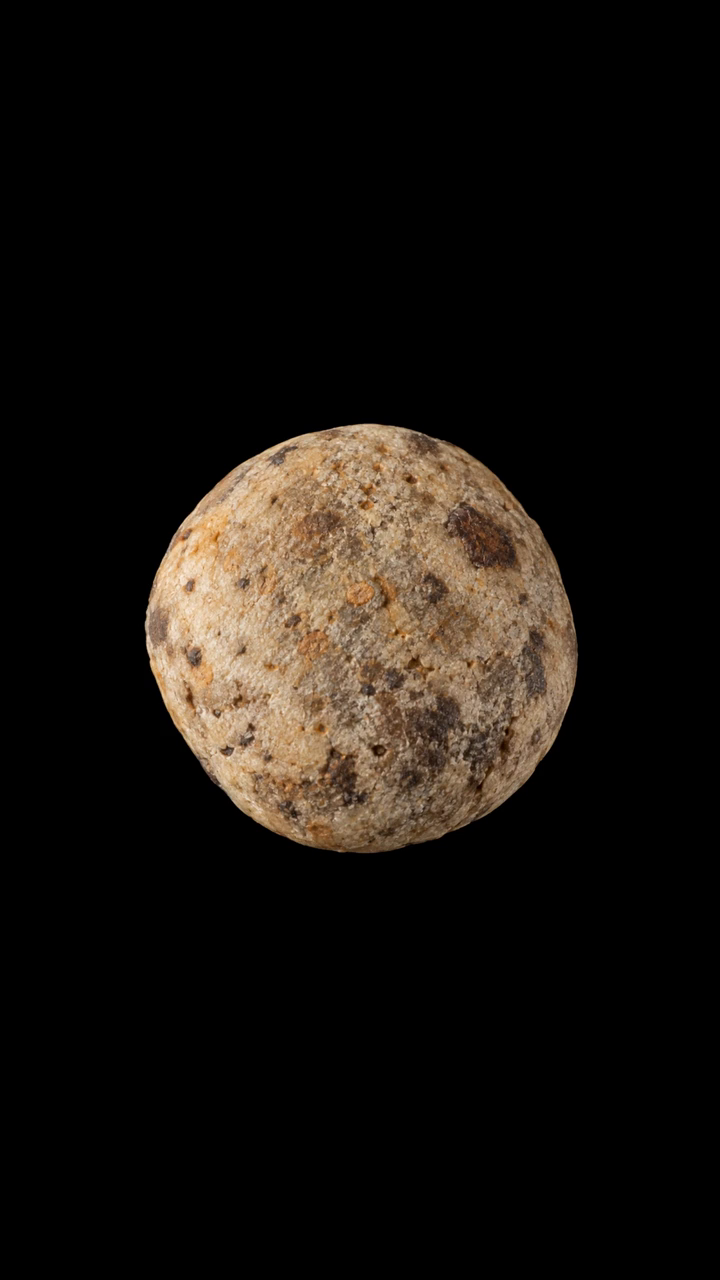
#> input picture frame 0 of src/assets/algarroba.mp4, 720 x 1280 px, given in place of ZANAHORIA BUENO.mp4, which was not available
$ python daucus-background.py
#> lines starting #> are read from the running program, lines starting #| are printed output that depends on the picture; after the words box and inside, x2 and y2 are one past the last pixel; in counts of white or black regions, pixels touching at a corner belong together; pictures that were not available may be replaced by others from this repository, and a replacement may not be noted
from pathlib import Path
import sys,subprocess,argparse
ROOT=Path(__file__).resolve().parents[1]
sys.path.insert(0,str(ROOT/'.tools/video'))
import cv2,numpy as np,imageio_ffmpeg

def composite(frame, color_only=False, minimum_saturation=50, convex_outline=False):
    # The seed is darker and browner than the neutral background.
    delta=frame[:,:,2].astype(np.int16)-frame[:,:,0].astype(np.int16)
    border=np.concatenate([delta[:20].ravel(),delta[-20:].ravel(),delta[:,:20].ravel(),delta[:,-20:].ravel()])
    threshold=max(20,float(np.percentile(border,99))+10)
    gray=cv2.cvtColor(frame,cv2.COLOR_BGR2GRAY)
    gray_border=np.concatenate([gray[:20].ravel(),gray[-20:].ravel(),gray[:,:20].ravel(),gray[:,-20:].ravel()])
    dark_limit=float(np.percentile(gray_border,1))-35
    mask=((delta>threshold)|((gray<dark_limit) & (not color_only))).astype(np.uint8)*255
    if color_only:
        saturation=cv2.cvtColor(frame,cv2.COLOR_BGR2HSV)[:,:,1]
        mask=(saturation>=minimum_saturation).astype(np.uint8)*255
        cleanup=cv2.getStructuringElement(cv2.MORPH_ELLIPSE,(15,15))
        mask=cv2.morphologyEx(mask,cv2.MORPH_OPEN,cleanup)
        mask=cv2.morphologyEx(mask,cv2.MORPH_CLOSE,cleanup)
    mask=cv2.morphologyEx(mask,cv2.MORPH_CLOSE,np.ones((5,5),np.uint8))
    contours,_=cv2.findContours(mask,cv2.RETR_EXTERNAL,cv2.CHAIN_APPROX_SIMPLE)
    contour=max(contours,key=cv2.contourArea)
    if convex_outline:contour=cv2.convexHull(contour)
    silhouette=np.zeros(mask.shape,np.uint8)
    cv2.drawContours(silhouette,[contour],-1,255,cv2.FILLED)
    alpha=cv2.GaussianBlur(silhouette,(5,5),.7).astype(np.float32)[:,:,None]/255
    result=np.rint(frame.astype(np.float32)*alpha+255*(1-alpha)).astype(np.uint8)
    return result

# [28 lines left out: function export, not called in this run]

if __name__=='__main__':
    parser=argparse.ArgumentParser()
    parser.add_argument('--source',type=Path,default=ROOT/'src/assets/ZANAHORIA BUENO.mp4')
    parser.add_argument('--output',type=Path,default=ROOT/'src/assets/zanahoria-bueno-blanco.mp4')
    parser.add_argument('--export',action='store_true')
    parser.add_argument('--color-only',action='store_true')
    parser.add_argument('--minimum-saturation',type=int,default=50)
    parser.add_argument('--convex-outline',action='store_true')
    args=parser.parse_args()
    source=args.source
    cap=cv2.VideoCapture(str(source))
    count=int(cap.get(7));tiles=[]
    for index in [0,count//4,count//2,count*3//4,count-1]:
        cap.set(1,index);ok,frame=cap.read()
        if not ok:raise RuntimeError(index)
        result=composite(frame,args.color_only,args.minimum_saturation,args.convex_outline)
        gray=np.rint(result.astype(np.float32)*224/255).astype(np.uint8)
        preview_size=(384,round(384*frame.shape[0]/frame.shape[1]))
        tiles.append(np.vstack([cv2.resize(frame,preview_size),cv2.resize(gray,preview_size)]))
#> this loop made 5 passes
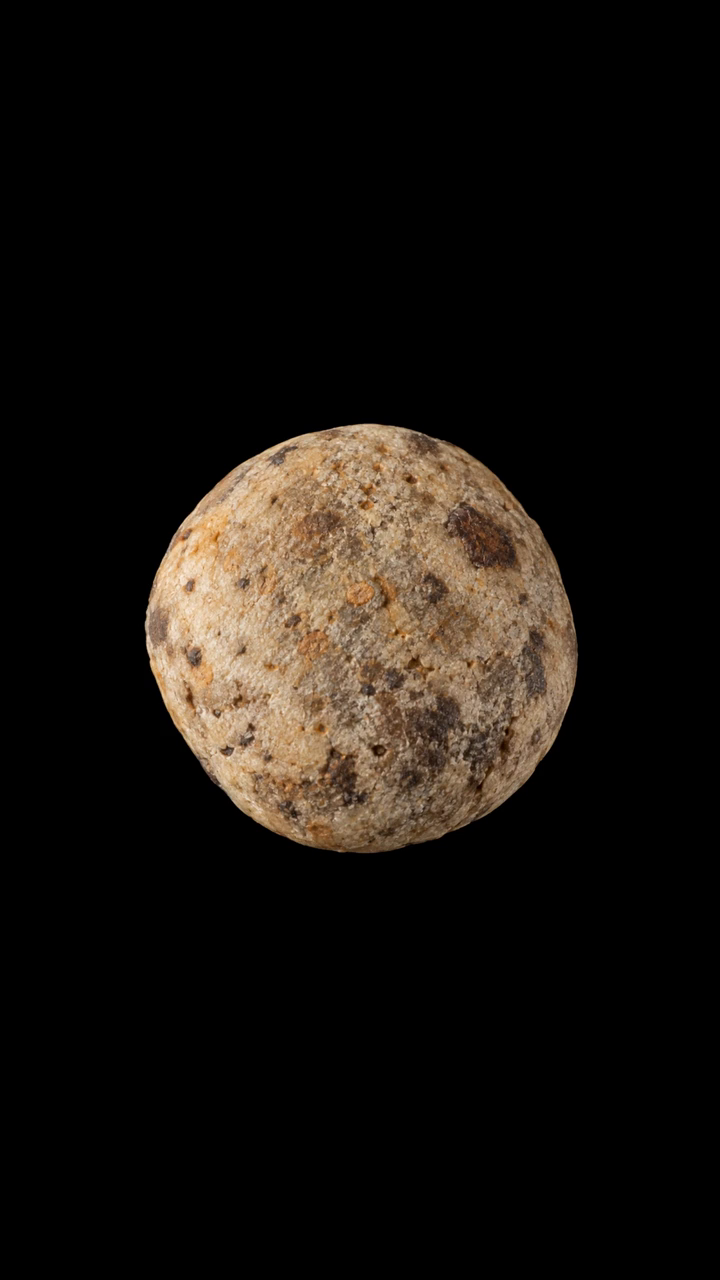
#> input picture frame 0 of src/assets/algarroba.mp4, 720 x 1280 px, given in place of ZANAHORIA BUENO.mp4, which was not available
#> pass 1, in composite, `mask=((delta>threshold)|((gray<dark_limit) & (not color_only))).astype..`:
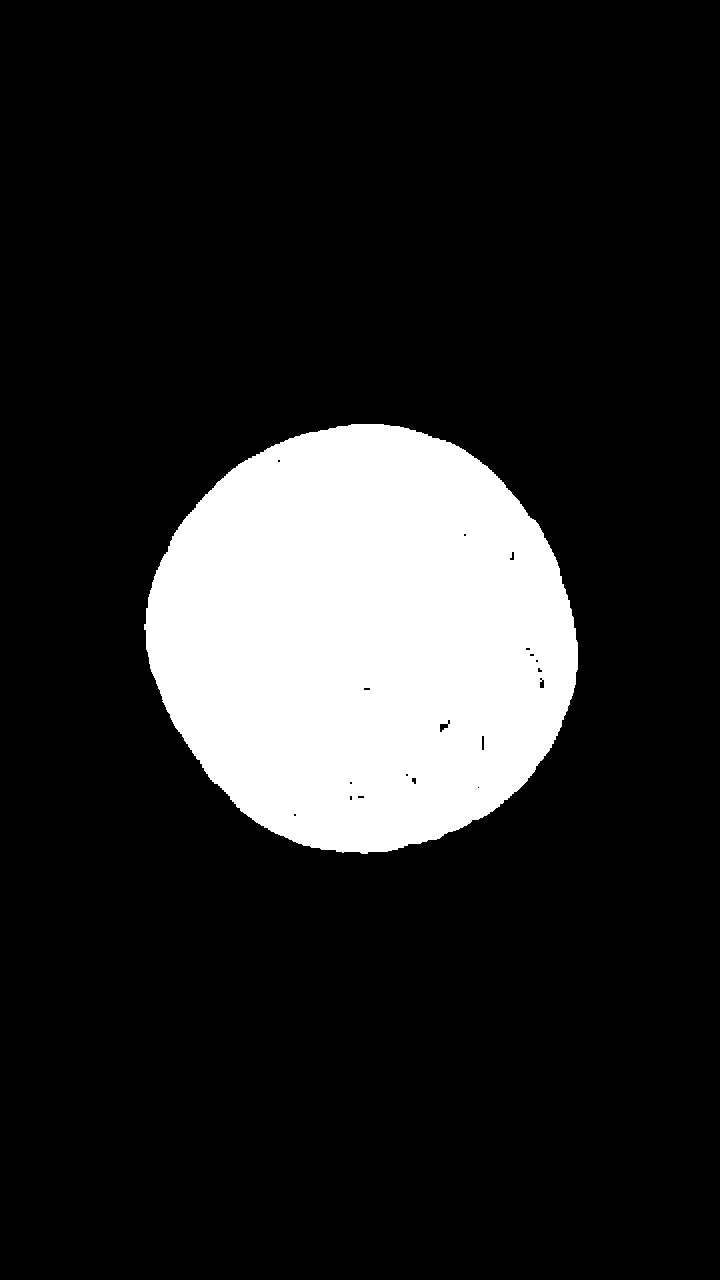
#> mask: shape (1280, 720); 15.4% white; 1 white region, box (x1, y1, x2, y2) and area: (144, 424, 578, 854) 142287
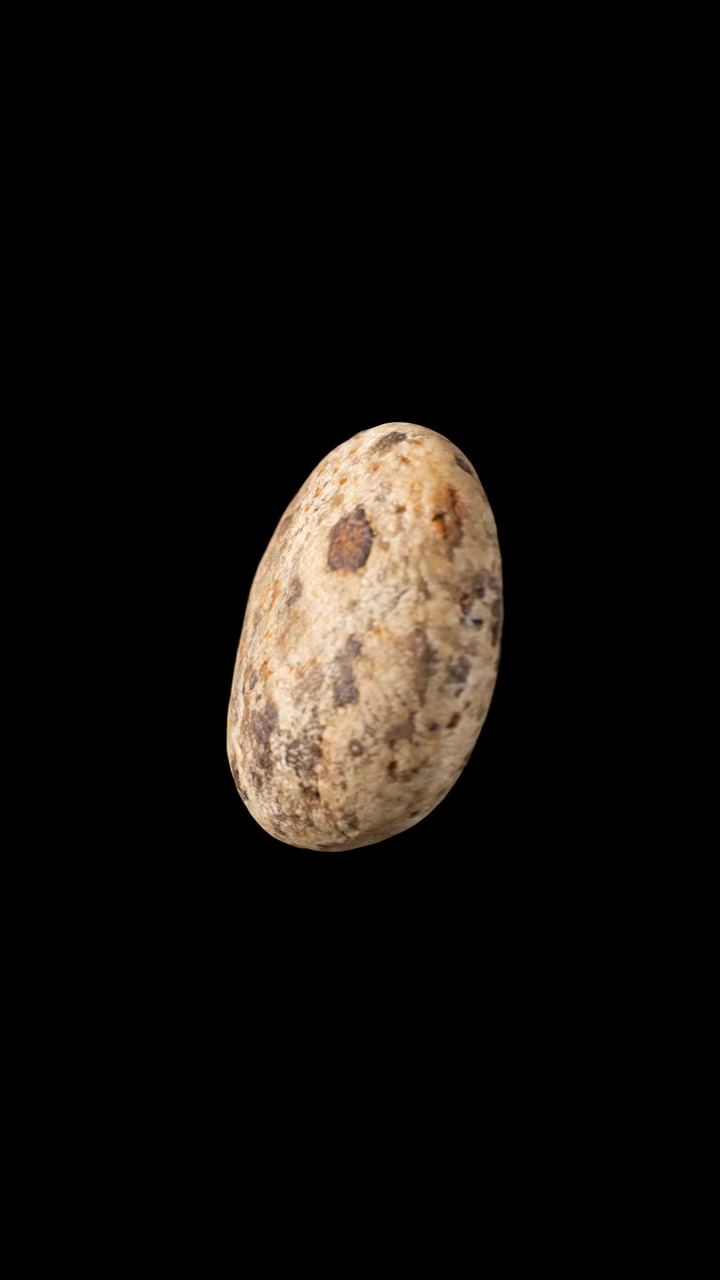
#> input picture frame 60 of src/assets/algarroba.mp4, 720 x 1280 px, given in place of ZANAHORIA BUENO.mp4, which was not available
#> after the loop:
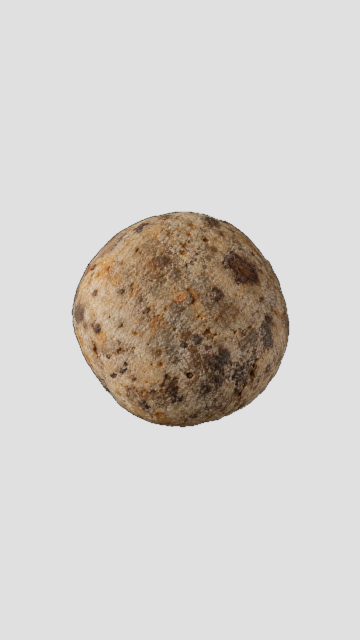
#> gray: shape (1280, 720, 3) (shown at 1/2 size); mean B, G, R 202.1, 206.3, 210.5
#> after the loop, tiles = 5 items
    cv2.imwrite(str(ROOT/'.tools/daucus-background-review.png'),np.hstack(tiles))
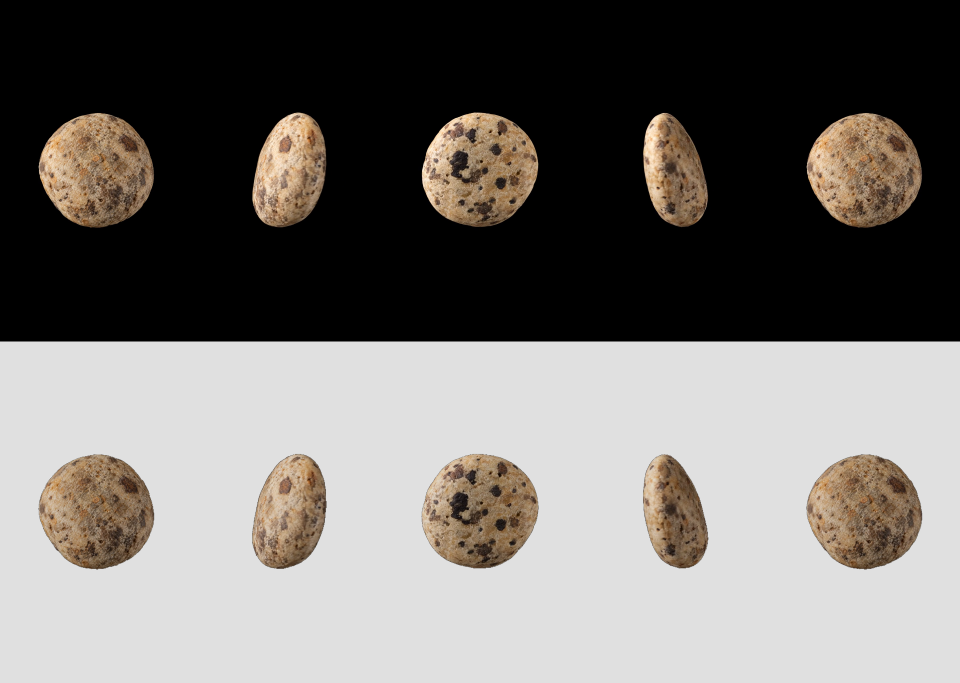
#> saved as daucus-background-review.png: shape (1366, 1920, 3) (shown at 1/2 size); mean B, G, R 109.5, 113.1, 116.8
    cap.release()
    if args.export:export(source,args.output,args.color_only,args.minimum_saturation,args.convex_outline)

$ run again, starting later in the video
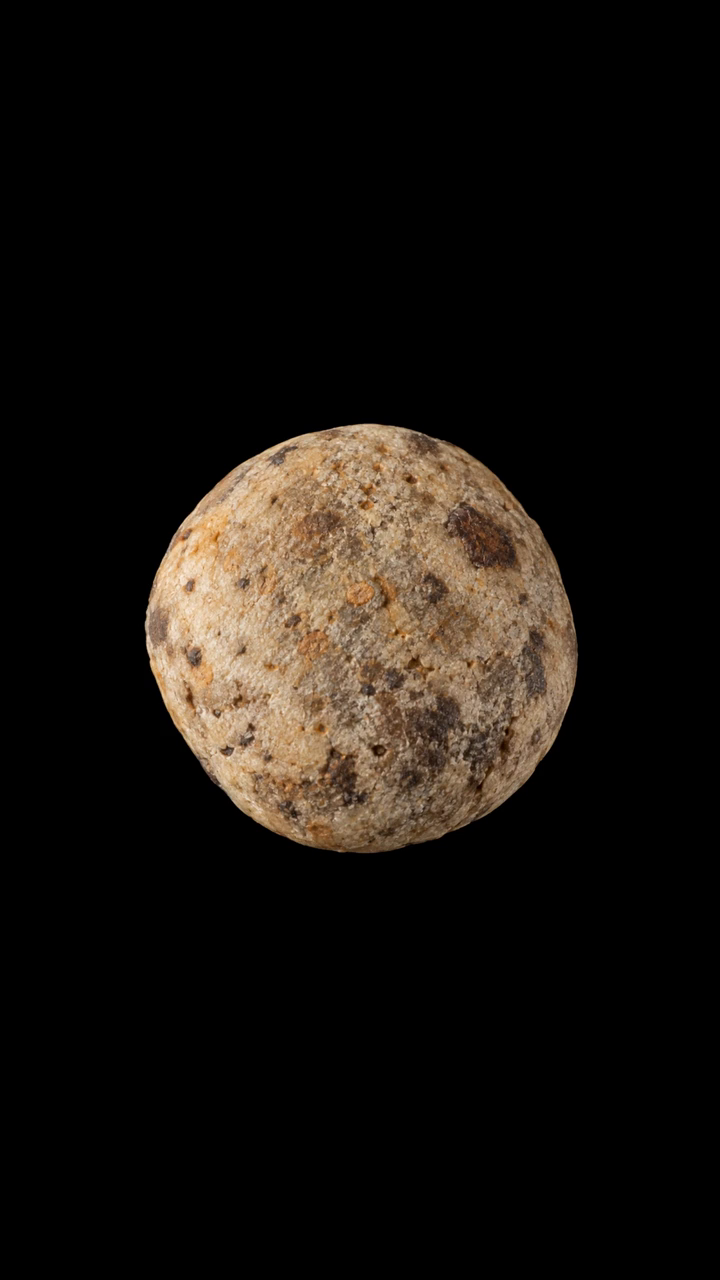
#> input picture frame 0 of src/assets/algarroba.mp4, 720 x 1280 px, given in place of ZANAHORIA BUENO.mp4, which was not available
#> the loop `for index in [0,count//4,count//2,count*3//4,count-1]:` made 5 passes
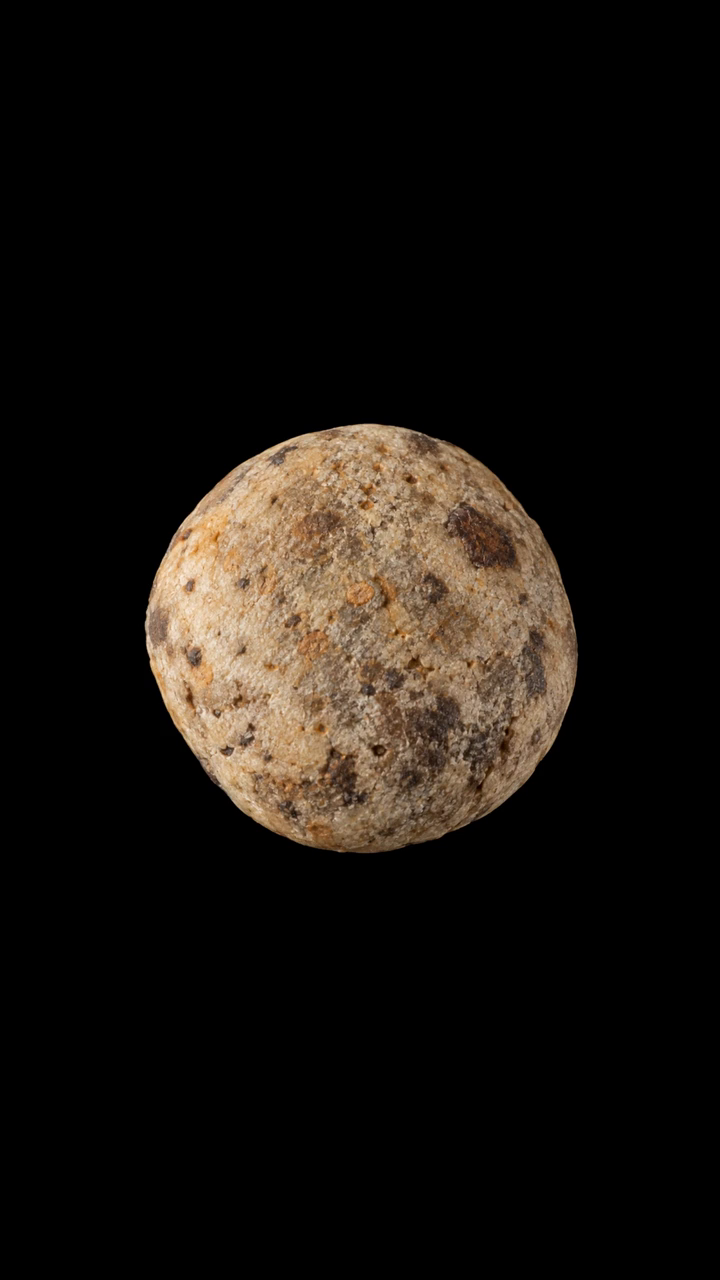
#> input picture frame 0 of src/assets/algarroba.mp4, 720 x 1280 px, given in place of ZANAHORIA BUENO.mp4, which was not available
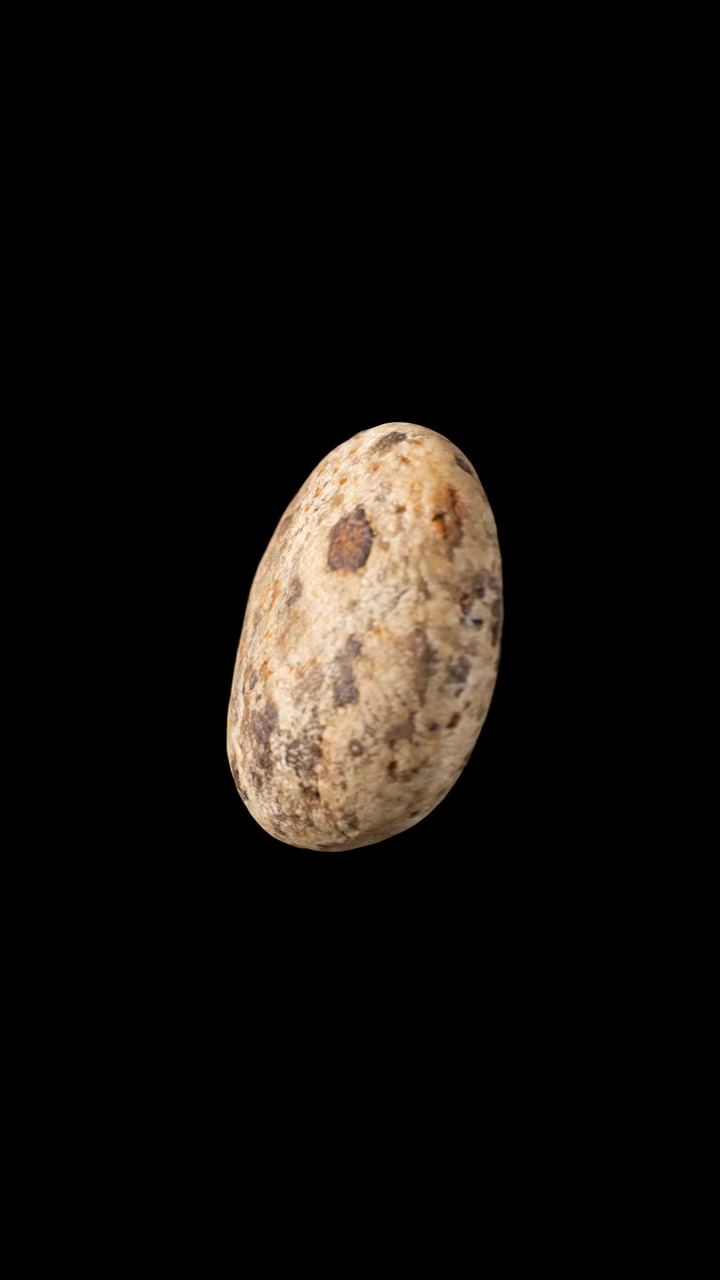
#> input picture frame 60 of src/assets/algarroba.mp4, 720 x 1280 px, given in place of ZANAHORIA BUENO.mp4, which was not available
#> after the loop `for index in [0,count//4,count//2,count*3//4,count-1]:`: tiles = 5 items
